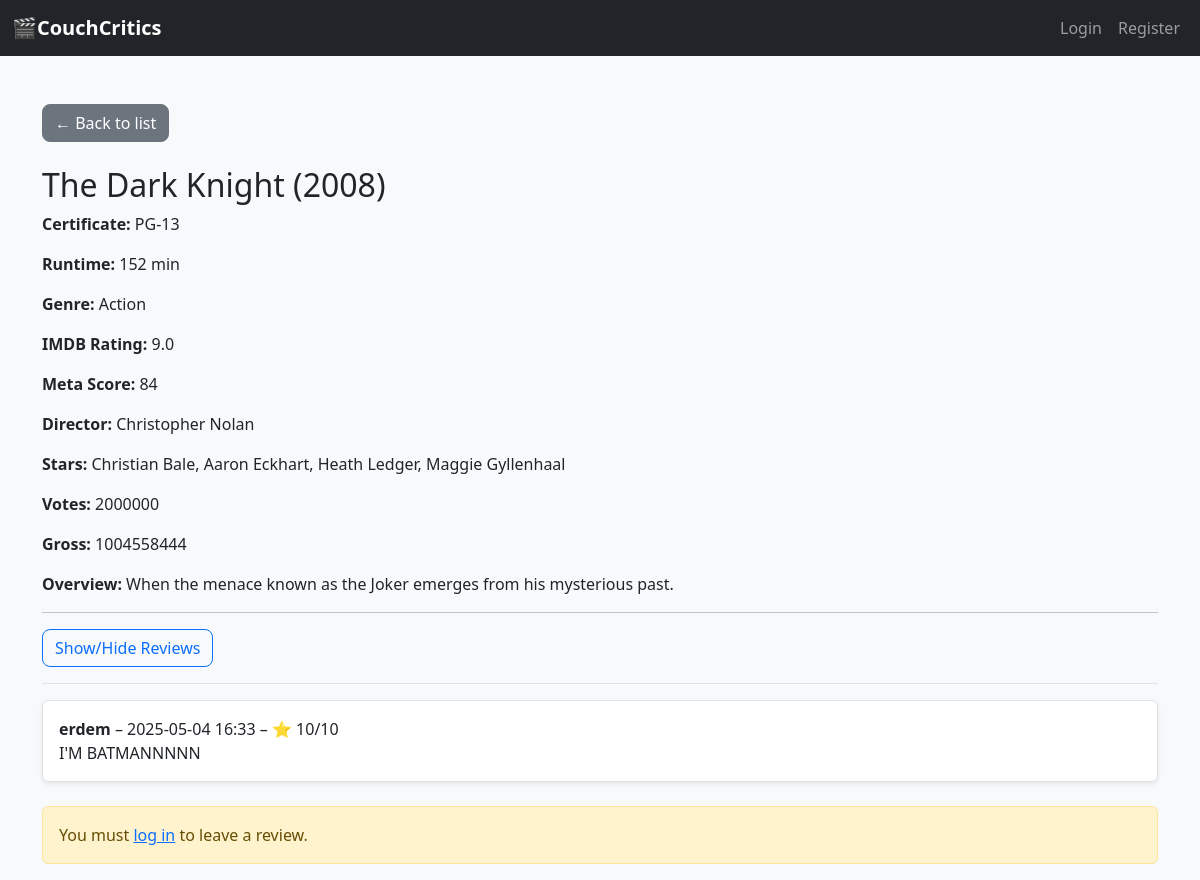
The page /movie/The Dark Knight on the database its author committed.
### tables this page shows
CREATE TABLE movies (
    Series_Title TEXT,
    Released_Year INTEGER,
    Certificate TEXT,
    Runtime INTEGER,
    Genre TEXT,
    IMDB_Rating REAL,
    Overview TEXT,
    Meta_score INTEGER,
    Director TEXT,
    Star1 TEXT,
    Star2 TEXT,
    Star3 TEXT,
    Star4 TEXT,
    No_of_Votes INTEGER,
    Gross INTEGER
);

CREATE TABLE reviews (
    id INTEGER PRIMARY KEY AUTOINCREMENT,
    username TEXT NOT NULL,
    movie_title TEXT NOT NULL,
    score INTEGER NOT NULL,
    comment TEXT NOT NULL,
    date TEXT NOT NULL
);

### app.py (the view, shortened to what this page needs)
@app.route("/movie/<title>", methods=["GET", "POST"])
def movie_detail(title):
    movie = get_movie_by_title(title)
    if not movie:
        return "Movie not found", 404
    user = session.get("user")
    reviews = get_reviews_for_movie(title)
    return render_template("movie_detail.html", movie=movie, reviews=reviews, user=user)

### modules/movie.py (called while the page is built)
def get_movie_by_title(title):
    conn = sqlite3.connect(DB_PATH)
    conn.row_factory = sqlite3.Row
    c = conn.cursor()
    c.execute("SELECT * FROM movies WHERE Series_Title = ?", (title,))
    row = c.fetchone()
    conn.close()
    return dict(row) if row else None

### modules/review.py (called while the page is built)
def get_reviews_for_movie(title):
    conn = sqlite3.connect(DB_PATH)
    conn.row_factory = sqlite3.Row
    c = conn.cursor()
    c.execute("SELECT * FROM reviews WHERE movie_title = ?", (title,))
    rows = c.fetchall()
    conn.close()
    return [dict(row) for row in rows]

### templates/movie_detail.html (shortened to what this page needs)
{% extends "layout.html" %}
{% block content %}
<a href="/" class="btn btn-secondary mb-4">← Back to list</a>
<h2>{{ movie.Series_Title }} ({{ movie.Released_Year }})</h2>
<p><strong>Certificate:</strong> {{ movie.Certificate }}</p>
<p><strong>Runtime:</strong> {{ movie.Runtime }} min</p>
<p><strong>Genre:</strong> {{ movie.Genre }}</p>
<p><strong>IMDB Rating:</strong> {{ movie.IMDB_Rating }}</p>
<p><strong>Meta Score:</strong> {{ movie.Meta_score }}</p>
<p><strong>Director:</strong> {{ movie.Director }}</p>
<p><strong>Stars:</strong> {{ movie.Star1 }}, {{ movie.Star2 }}, {{ movie.Star3 }}, {{ movie.Star4 }}</p>
<p><strong>Votes:</strong> {{ movie.No_of_Votes }}</p>
<p><strong>Gross:</strong> {{ movie.Gross }}</p>
<p><strong>Overview:</strong> {{ movie.Overview }}</p>
<hr>
<button class="btn btn-outline-primary mb-3" type="button" data-bs-toggle="collapse" data-bs-target="#reviewsCollapse">
  Show/Hide Reviews
</button>
<div class="collapse show border-top pt-3" id="reviewsCollapse">
  {% if reviews and reviews|length > 0 %}
    {% for r in reviews %}
      {% if r.username and r.comment %}
        <div class="mb-3 p-3 bg-white border rounded shadow-sm">
          <strong>{{ r.username }}</strong> – {{ r.date }} – ⭐ {{ r.score }}/10
          <p class="mb-0">{{ r.comment }}</p>
        </div>
      {% else %}
        <div class="alert alert-warning">Review format invalid.</div>
      {% endif %}
    {% endfor %}
  {% else %}
    <p>No reviews yet.</p>
  {% endif %}
</div>
{% if user %}
  {% set user_has_reviewed = reviews | selectattr('username', 'equalto', user) | list | length > 0 %}
  {% if user_has_reviewed %}
    <div class="alert alert-info mt-4">
      You have already reviewed this movie.
    </div>
  {% else %}
    <hr>
    <h5 class="mt-4">Add a Review</h5>
    <form method="POST" class="bg-white p-3 rounded shadow-sm">
      <p class="text-muted">You are reviewing as <strong>{{ user }}</strong></p>
      <div class="mb-3">
        <label for="score" class="form-label">Score (1-10)</label>
        <input type="number" class="form-control" id="score" name="score" min="1" max="10" required>
      </div>
      <div class="mb-3">
        <label for="comment" class="form-label">Your Comment</label>
        <textarea class="form-control" id="comment" name="comment" rows="3" required></textarea>
      </div>
      <button type="submit" class="btn btn-primary">Submit</button>
    </form>
  {% endif %}
{% else %}
  <div class="alert alert-warning mt-4">
    You must <a href="{{ url_for('login') }}">log in</a> to leave a review.
  </div>
{% endif %}
{% endblock %}

### templates/layout.html (style rules this page uses)
body { font-family: 'Segoe UI', sans-serif; background-color: #f8f9fa; }
.form-control, .btn { border-radius: 0.5rem; }

### rows shown on the page
movies: Series_Title "The Dark Knight", Released_Year "2008", Certificate "PG-13", Runtime "152", Genre "Action", IMDB_Rating "9.0", Meta_score "84", Director "Christopher Nolan", Star1 "Christian Bale", Star2 "Aaron Eckhart", Star3 "Heath Ledger", Star4 "Maggie Gyllenhaal", No_of_Votes "2000000", Gross "1004558444", Overview "When the menace known as the Joker emerges from his mysterious past."
reviews: username "erdem", date "2025-05-04 16:33", score "10", comment "I'M BATMANNNNN"
